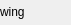
<?xml version="1.0" encoding="UTF-8"?>
<ui version="4.0">
 <class>NormalMess</class>
 <widget class="QWidget" name="NormalMess">
  <property name="geometry">
   <rect>
    <x>0</x>
    <y>0</y>
    <width>71</width>
    <height>25</height>
   </rect>
  </property>
  <property name="windowTitle">
   <string>Form</string>
  </property>
  <layout class="QHBoxLayout" name="horizontalLayout_2">
   <property name="spacing">
    <number>0</number>
   </property>
   <property name="leftMargin">
    <number>0</number>
   </property>
   <property name="topMargin">
    <number>0</number>
   </property>
   <property name="rightMargin">
    <number>0</number>
   </property>
   <property name="bottomMargin">
    <number>0</number>
   </property>
   <item>
    <layout class="QHBoxLayout" name="horizontalLayout">
     <item>
      <widget class="QLabel" name="lblNormalMess">
       <property name="text">
        <string>wing</string>
       </property>
       <property name="textFormat">
        <enum>Qt::RichText</enum>
       </property>
      </widget>
     </item>
    </layout>
   </item>
  </layout>
 </widget>
 <resources/>
 <connections/>
</ui>
